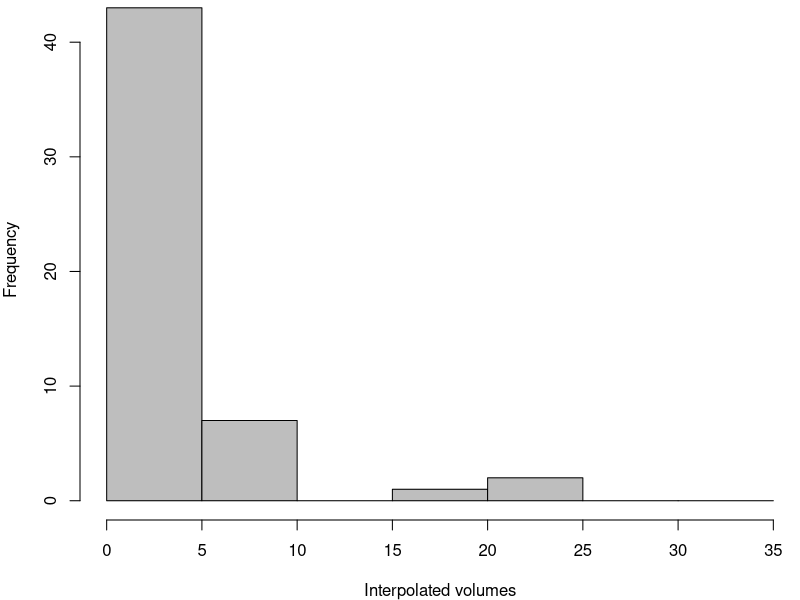
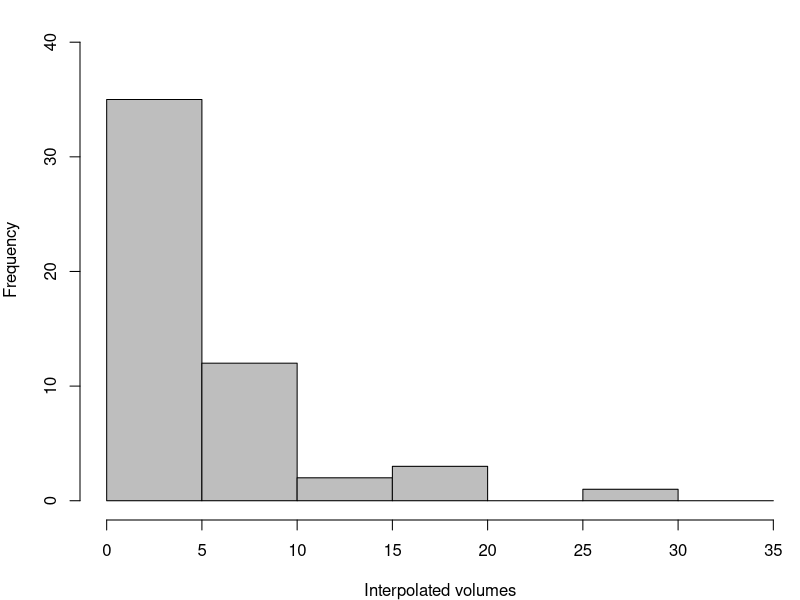
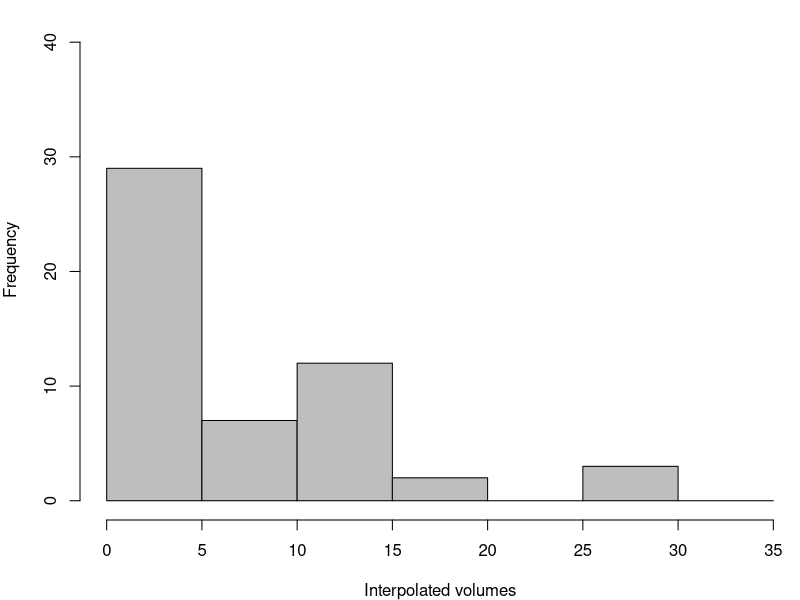
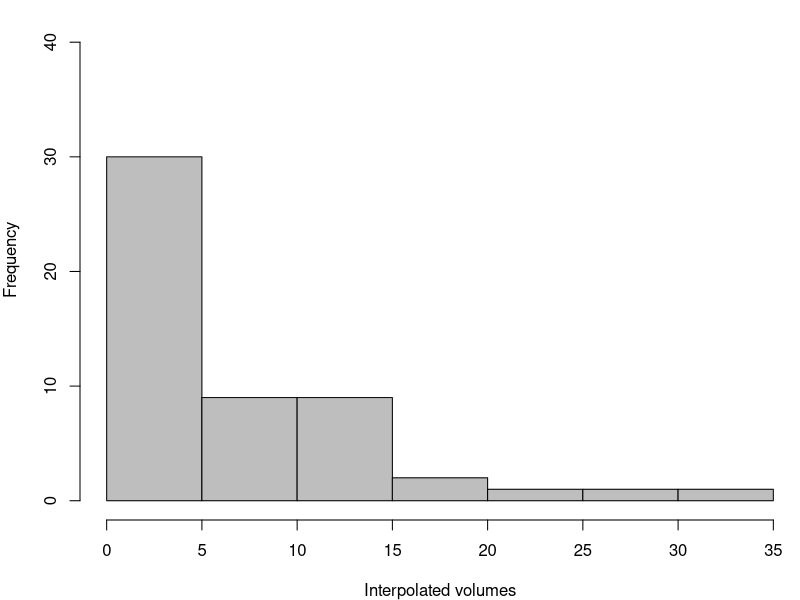
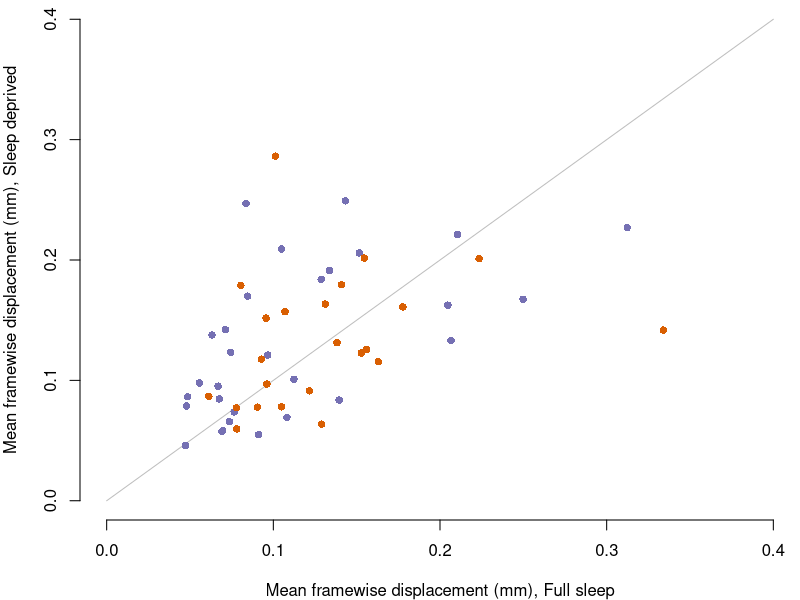
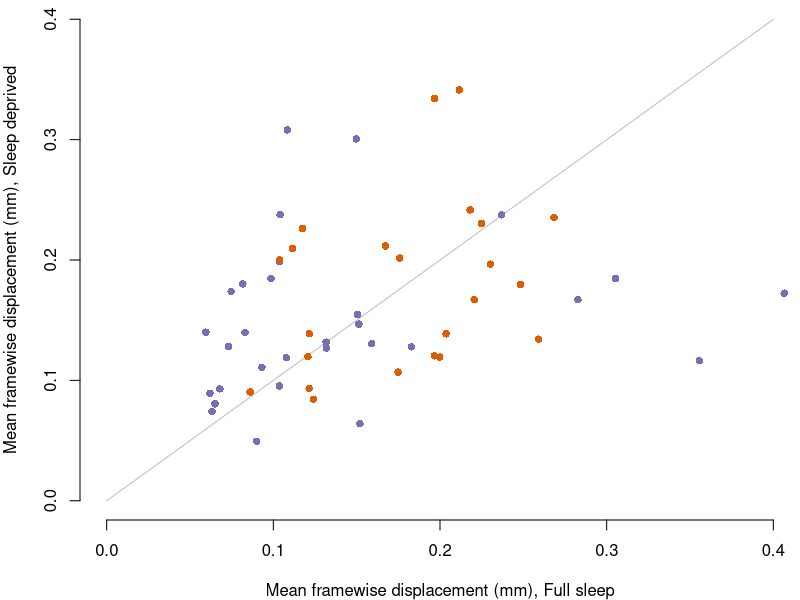

These charts were generated, in order, by the following R code: (Note: this script raises an error after producing the figures.)
# Script to analyse and plot realignment parameters for data descriptor paper
# By Gustav Nilsonne 2016-03-28
# Only participants meeting criteria of fewer than 40 volumes with FD > 0.5 are included here

# Require packages
require(RColorBrewer)

# Read data
FDdata <- read.csv2("FD_160328_pseudonymized.csv")
FDmeans <- aggregate(cbind(FD_S1, FD_S2, FD_S3, FD_S4) ~ id, data = FDdata, mean)
demdata <- read.csv2("demdata_160225_pseudonymized.csv")

# Determine number of interpolated volumes, analyse and plot
FDdata$S1ex <- FDdata$FD_S1 > 0.5
FDdata$S2ex <- FDdata$FD_S2 > 0.5
FDdata$S3ex <- FDdata$FD_S3 > 0.5
FDdata$S4ex <- FDdata$FD_S4 > 0.5

FDex <- aggregate(cbind(S1ex, S2ex, S3ex, S4ex) ~ id, data = FDdata, sum)
FDex <- merge(FDex, demdata, by = "id")

FDex$S1_PSD[FDex$Sl_cond == 1] <- FDex$S1ex[FDex$Sl_cond == 1]
FDex$S1_PSD[FDex$Sl_cond == 2] <- FDex$S2ex[FDex$Sl_cond == 2]
FDex$S1_Full[FDex$Sl_cond == 2] <- FDex$S1ex[FDex$Sl_cond == 2]
FDex$S1_Full[FDex$Sl_cond == 1] <- FDex$S2ex[FDex$Sl_cond == 1]
FDex$S3_PSD[FDex$Sl_cond == 1] <- FDex$S3ex[FDex$Sl_cond == 1]
FDex$S3_PSD[FDex$Sl_cond == 2] <- FDex$S4ex[FDex$Sl_cond == 2]
FDex$S3_Full[FDex$Sl_cond == 2] <- FDex$S3ex[FDex$Sl_cond == 2]
FDex$S3_Full[FDex$Sl_cond == 1] <- FDex$S4ex[FDex$Sl_cond == 1]

pdf("fig2a.pdf", height = 5, width = 5) 
par(mar = c(4, 4, 0, 0))
hist(FDex$S1_Full, breaks = c(0, 5, 10, 15, 20, 25, 30, 35), ylim = c(0, 42), main = "", xlab = "Interpolated volumes", col = "gray")
dev.off()
pdf("fig2b.pdf", height = 5, width = 5) 
par(mar = c(4, 4, 0, 0))
hist(FDex$S1_PSD, breaks = c(0, 5, 10, 15, 20, 25, 30, 35), ylim = c(0, 42), main = "", xlab = "Interpolated volumes", col = "gray")
dev.off()
pdf("fig2c.pdf", height = 5, width = 5) 
par(mar = c(4, 4, 0, 0))
hist(FDex$S3_Full, breaks = c(0, 5, 10, 15, 20, 25, 30, 35), ylim = c(0, 42), main = "", xlab = "Interpolated volumes", col = "gray")
dev.off()
pdf("fig2d.pdf", height = 5, width = 5) 
par(mar = c(4, 4, 0, 0))
hist(FDex$S3_PSD, breaks = c(0, 5, 10, 15, 20, 25, 30, 35), ylim = c(0, 42), main = "", xlab = "Interpolated volumes", col = "gray")
dev.off()

t.test(FDex$S1_Full, FDex$S1_PSD, paired = T)
t.test(FDex$S3_Full, FDex$S3_PSD, paired = T)
t.test(FDex$S1_Full, FDex$S3_Full, paired = T)
t.test(FDex$S1_PSD, FDex$S3_PSD, paired = T)


# Determine mean displacement and plot
FDmeans <- merge(FDmeans, demdata, by = "id")

FDmeans$S1_PSD[FDmeans$Sl_cond == 1] <- FDmeans$FD_S1[FDmeans$Sl_cond == 1]
FDmeans$S1_PSD[FDmeans$Sl_cond == 2] <- FDmeans$FD_S2[FDmeans$Sl_cond == 2]
FDmeans$S1_Full[FDmeans$Sl_cond == 2] <- FDmeans$FD_S1[FDmeans$Sl_cond == 2]
FDmeans$S1_Full[FDmeans$Sl_cond == 1] <- FDmeans$FD_S2[FDmeans$Sl_cond == 1]

FDmeans$S3_PSD[FDmeans$Sl_cond == 1] <- FDmeans$FD_S3[FDmeans$Sl_cond == 1]
FDmeans$S3_PSD[FDmeans$Sl_cond == 2] <- FDmeans$FD_S4[FDmeans$Sl_cond == 2]
FDmeans$S3_Full[FDmeans$Sl_cond == 2] <- FDmeans$FD_S3[FDmeans$Sl_cond == 2]
FDmeans$S3_Full[FDmeans$Sl_cond == 1] <- FDmeans$FD_S4[FDmeans$Sl_cond == 1]

cols <- brewer.pal(n = 3, name = "Dark2")

pdf("fig2e.pdf", height = 5, width = 5) 
par(mar = c(4, 4, 0, 0))
plot(S1_PSD ~ S1_Full, data = FDmeans, frame.plot = F, xlim = c(0, 0.4), ylim = c(0, 0.4), xlab = "Mean framewise displacement (mm), Full sleep", ylab = "Mean framewise displacement (mm), Sleep deprived", type = "n")
lines(x = c(0, 0.4), y = c(0, 0.4), col = "gray")
points(S1_PSD ~ S1_Full, data = FDmeans[FDmeans$AgeGroup == "Young", ], col = cols[3], pch = 16)
points(S1_PSD ~ S1_Full, data = FDmeans[FDmeans$AgeGroup == "Old", ], col = cols[2], pch = 16)
dev.off()

pdf("fig2f.pdf", height = 5, width = 5) 
par(mar = c(4, 4, 0, 0))
plot(S3_PSD ~ S3_Full, data = FDmeans, frame.plot = F, xlim = c(0, 0.4), ylim = c(0, 0.4), xlab = "Mean framewise displacement (mm), Full sleep", ylab = "Mean framewise displacement (mm), Sleep deprived", type = "n")
lines(x = c(0, 0.4), y = c(0, 0.4), col = "gray")
points(S3_PSD ~ S3_Full, data = FDmeans[FDmeans$AgeGroup == "Young", ], col = cols[3], pch = 16)
points(S3_PSD ~ S3_Full, data = FDmeans[FDmeans$AgeGroup == "Old", ], col = cols[2], pch = 16)
dev.off()

# Analyse differences between groups
FDex$AgeGroup <- relevel(FDex$AgeGroup, ref = "Young")
lm1 <- lm(S1_Full ~ AgeGroup, data = FDex)
summary(lm1)
confint(lm1)
lm2 <- lm(S1_PSD ~ AgeGroup, data = FDex)
summary(lm2)
confint(lm2)
lm3 <- lm(S3_Full ~ AgeGroup, data = FDex)
summary(lm3)
confint(lm3)
lm4 <- lm(S3_PSD ~ AgeGroup, data = FDex)
summary(lm4)
confint(lm4)

FDmeans$AgeGroup <- relevel(FDmeans$AgeGroup, ref = "Young")
lm1 <- lm(S1_Full ~ AgeGroup, data = FDmeans)
summary(lm1)
lm2 <- lm(S1_PSD ~ AgeGroup, data = FDmeans)
summary(lm2)
lm3 <- lm(S3_Full ~ AgeGroup, data = FDmeans)
summary(lm3)
lm4 <- lm(S3_PSD ~ AgeGroup, data = FDmeans)
summary(lm4)
